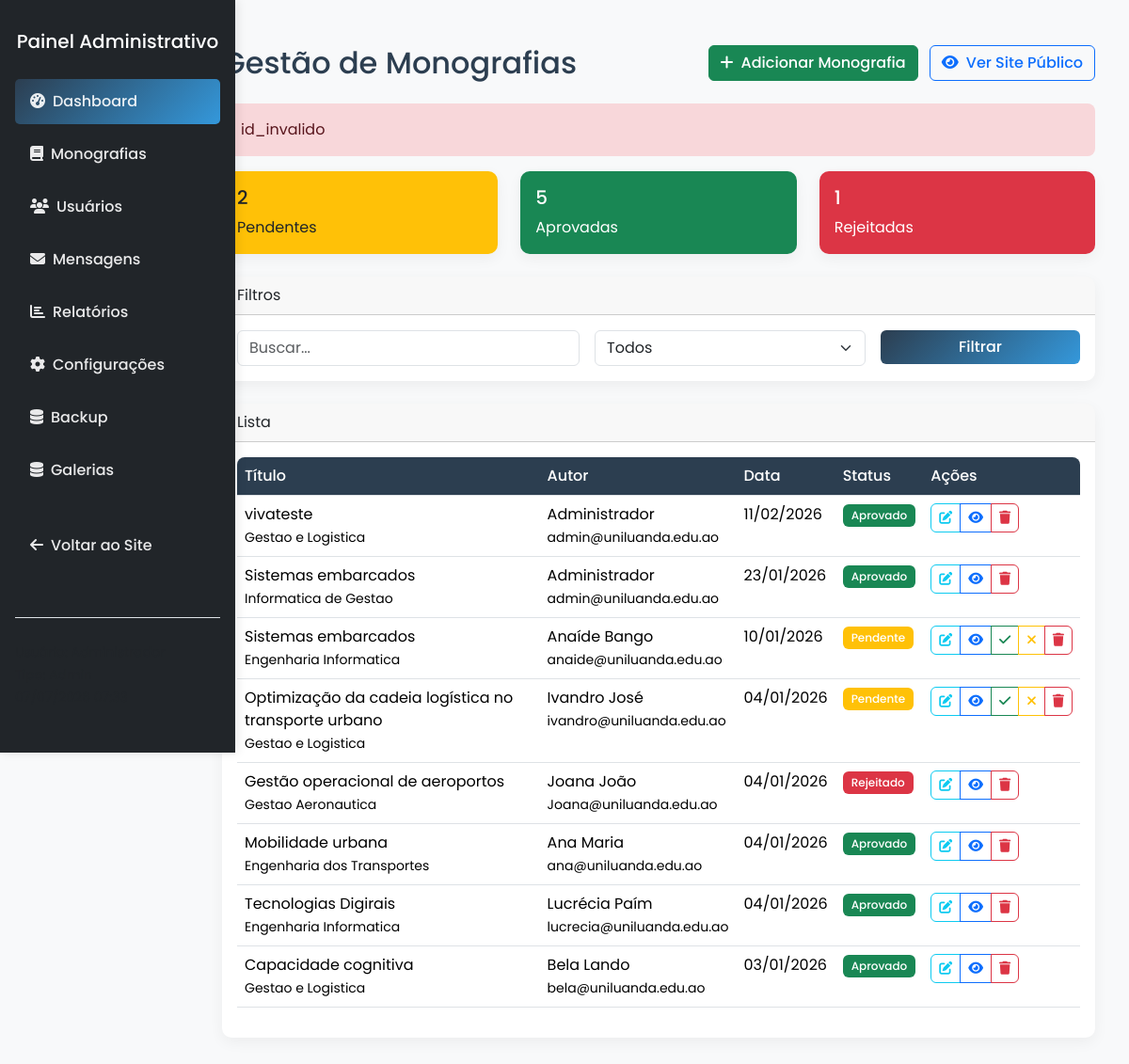
The app's page /admin/monografias.php?error=id_invalido (signed in) with its own data.
### tables this page shows
CREATE TABLE `monografias` (
  `id` int NOT NULL AUTO_INCREMENT,
  `titulo` varchar(255) NOT NULL,
  `resumo` text NOT NULL,
  `autor_id` int NOT NULL,
  `orientador` varchar(100) DEFAULT NULL,
  `curso` varchar(100) DEFAULT NULL,
  `palavras_chave` varchar(255) DEFAULT NULL,
  `arquivo` varchar(255) NOT NULL,
  `data_publicacao` date DEFAULT NULL,
  `status` enum('pendente','aprovado','rejeitado') DEFAULT 'pendente',
  `data_submissao` timestamp NULL DEFAULT CURRENT_TIMESTAMP,
  `area` varchar(150) DEFAULT NULL,
  `tipo_documento` varchar(50) DEFAULT NULL,
  PRIMARY KEY (`id`),
  KEY `autor_id` (`autor_id`),
  KEY `idx_monografias_autor` (`autor_id`),
  KEY `idx_monografias_titulo` (`titulo`),
  KEY `idx_monografias_palavras_chave` (`palavras_chave`),
  FULLTEXT KEY `ft_titulo_palavras` (`titulo`,`palavras_chave`),
  FULLTEXT KEY `titulo` (`titulo`,`resumo`,`palavras_chave`),
  CONSTRAINT `fk_monografias_autor` FOREIGN KEY (`autor_id`) REFERENCES `usuarios` (`id`) ON DELETE CASCADE ON UPDATE CASCADE
);

CREATE TABLE `usuarios` (
  `id` int NOT NULL AUTO_INCREMENT,
  `nome` varchar(100) NOT NULL,
  `email` varchar(100) NOT NULL,
  `password` varchar(255) NOT NULL,
  `tipo` enum('admin','estudante','professor') DEFAULT 'estudante',
  `foto` varchar(255) DEFAULT 'default.png',
  `data_criacao` timestamp NULL DEFAULT CURRENT_TIMESTAMP,
  `data_atualizacao` timestamp NULL DEFAULT CURRENT_TIMESTAMP ON UPDATE CURRENT_TIMESTAMP,
  PRIMARY KEY (`id`),
  UNIQUE KEY `email` (`email`)
);

### includes/functions.php (called while the page is built, shortened)
<?php
function formatDate($date) {
    return date('d/m/Y', strtotime($date));
}
?>

### admin/monografias.php (the view, shortened to what this page needs)
<?php
$database = new Database();
$db = $database->getConnection();
$page = isset($_GET['page']) ? (int)$_GET['page'] : 1;
$limit = 10;
$offset = ($page - 1) * $limit;
$search = isset($_GET['search']) ? sanitizeInput($_GET['search']) : '';
$query = "SELECT m.*, u.nome AS autor, u.email AS autor_email
          FROM monografias m
          LEFT JOIN usuarios u ON m.autor_id = u.id
          WHERE 1=1";
$params = [];
$query .= " ORDER BY m.data_submissao DESC LIMIT :limit OFFSET :offset";
$params[':limit'] = $limit;
$params[':offset'] = $offset;
$stmt = $db->prepare($query);
foreach ($params as $k => $v) {
    $type = ($k === ':limit' || $k === ':offset') ? PDO::PARAM_INT : PDO::PARAM_STR;
    $stmt->bindValue($k, $v, $type);
}
$stmt->execute();
$monografias = $stmt->fetchAll(PDO::FETCH_ASSOC);
$statsQuery = "SELECT status, COUNT(*) AS count FROM monografias GROUP BY status";
$stats = $db->query($statsQuery)->fetchAll(PDO::FETCH_ASSOC);
$statusCounts = ['pendente'=>0,'aprovado'=>0,'rejeitado'=>0];
foreach ($stats as $s) $statusCounts[$s['status']] = $s['count'];
?>
<!DOCTYPE html>
<html lang="pt-pt">
<head>
    <?php include '../includes/head.php'; ?>
</head>
<body>
<div class="container-fluid py-4">
    <div class="row">
        <?php include 'sidebar.php'; ?>
        <div class="col-md-9 col-lg-10 ms-auto">
            <div class="p-4">
                <div class="d-flex justify-content-between align-items-center mb-4">
                    <h2 class="mb-0">Gestão de Monografias</h2>
                    <div>
                        <button class="btn btn-success me-2" data-bs-toggle="modal" data-bs-target="#modalMonografia">
                            <i class="fas fa-plus me-2"></i>Adicionar Monografia
                        </button>
                        <a href="../monografias.php" class="btn btn-outline-primary" target="_blank">
                            <i class="fas fa-eye me-2"></i>Ver Site Público
                        </a>
                    </div>
                </div>
                <?php if (isset($_GET['error'])): ?>
                    <div class="alert alert-danger"><?php echo htmlspecialchars($_GET['error']); ?></div>
                <?php endif; ?>
                <div class="row mb-4">
                    <div class="col-md-4"><div class="card bg-warning text-dark"><div class="card-body"><h5><?php echo $statusCounts['pendente']; ?></h5>Pendentes</div></div></div>
                    <div class="col-md-4"><div class="card bg-success text-white"><div class="card-body"><h5><?php echo $statusCounts['aprovado']; ?></h5>Aprovadas</div></div></div>
                    <div class="col-md-4"><div class="card bg-danger text-white"><div class="card-body"><h5><?php echo $statusCounts['rejeitado']; ?></h5>Rejeitadas</div></div></div>
                </div>
                <div class="card mb-4">
                    <div class="card-header">Filtros</div>
                    <div class="card-body">
                        <form class="row g-3">
                            <div class="col-md-5"><input class="form-control" name="search" value="<?php echo htmlspecialchars($search); ?>" placeholder="Buscar..."></div>
                            <div class="col-md-4">
                                <select class="form-select" name="status">
                                    <option value="all">Todos</option>
                                </select>
                            </div>
                            <div class="col-md-3"><button class="btn btn-primary w-100">Filtrar</button></div>
                        </form>
                    </div>
                </div>
                <div class="card">
                    <div class="card-header">Lista</div>
                    <div class="card-body">
                        <?php if ($monografias): ?>
                        <div class="table-responsive">
                            <table class="table table-hover">
                                <thead><tr><th>Título</th><th>Autor</th><th>Data</th><th>Status</th><th>Ações</th></tr></thead>
                                <tbody>
                                <?php foreach ($monografias as $m): ?>
                                <tr>
                                    <td><?php echo htmlspecialchars($m['titulo']); ?><br><small><?php echo htmlspecialchars($m['curso']); ?></small></td>
                                    <td><?php echo htmlspecialchars($m['autor']); ?><br><small><?php echo htmlspecialchars($m['autor_email']); ?></small></td>
                                    <td><?php echo formatDate($m['data_submissao']); ?></td>
                                    <td><span class="badge bg-<?php echo $m['status']=='aprovado'?'success':($m['status']=='rejeitado'?'danger':'warning'); ?>"><?php echo ucfirst($m['status']); ?></span></td>
                                    <td>
                                        <div class="btn-group">
                                            <a href="editar_monografia.php?id=<?php echo $m['id']; ?>" class="btn btn-sm btn-outline-info" title="Editar monografia"><i class="fas fa-edit"></i></a>
                                            <a href="../detalhes_monografia.php?id=<?php echo $m['id']; ?>" class="btn btn-sm btn-outline-primary"><i class="fas fa-eye"></i></a>
                                            <?php if($m['status']=='pendente'): ?>
                                            <a href="?action=approve&id=<?php echo $m['id']; ?>" class="btn btn-sm btn-outline-success"><i class="fas fa-check"></i></a>
                                            <a href="?action=reject&id=<?php echo $m['id']; ?>" class="btn btn-sm btn-outline-warning"><i class="fas fa-times"></i></a>
                                            <?php endif; ?>
                                            <a href="?action=delete&id=<?php echo $m['id']; ?>" class="btn btn-sm btn-outline-danger" onclick="return confirm('Excluir?')"><i class="fas fa-trash"></i></a>
                                        </div>
                                    </td>
                                </tr>
                                <?php endforeach; ?>
                                </tbody>
                            </table>
                        </div>
                        <?php else: ?>
                            <p class="text-center">Nenhuma monografia encontrada</p>
                        <?php endif; ?>
                    </div>
                </div>
            </div>
        </div>
    </div>
</div>
</body>
</html>

### css/style.css (style rules this page uses)
.table-responsive { border-radius: 8px; overflow: hidden; }
.table th { background-color: var(--primary-color); color: white; font-weight: 500; }
.btn { border-radius: 6px; font-weight: 500; transition: all 0.3s ease; }
.btn-primary { background: linear-gradient(135deg, var(--primary-color), var(--secondary-color)); border: none; }
.card { border: none; border-radius: 10px; box-shadow: 0 5px 15px rgba(0, 0, 0, 0.05); }
.card-header { border-radius: 10px 10px 0 0 !important; }
.badge { font-weight: 500; padding: 0.5em 0.75em; }
.alert { border: none; border-radius: 8px; border-left: 4px solid; }
.alert-danger { border-left-color: #dc3545; }

### admin/monografias.php (style rules this page uses)
:root { --primary-color: #2c3e50; --secondary-color: #3498db; --accent-color: #e74c3c; --light-color: #ecf0f1; --dark-color: #2c3e50; --gold-color: #f1c40f; }
body { font-family: 'Poppins', sans-serif; background-color: #f8f9fa; color: var(--dark-color); min-height: 100vh; display: flex; flex-direction: column; }

### admin/sidebar.php (style rules this page uses)
body { margin: 0 !important; padding: 0 !important; overflow-x: hidden; height: 100%; }
* { box-sizing: border-box; }

### records on screen
monografias: titulo "vivateste", curso "Gestao e Logistica", autor.nome "Administrador", autor.email "admin@uniluanda.edu.ao", data_submissao "11/02/2026", status "Aprovado"
monografias: titulo "Sistemas embarcados", curso "Informatica de Gestao", autor.nome "Administrador", autor.email "admin@uniluanda.edu.ao", data_submissao "23/01/2026", status "Aprovado"
monografias: titulo "Sistemas embarcados", curso "Engenharia Informatica", autor.nome "Anaíde Bango", autor.email "anaide@uniluanda.edu.ao", data_submissao "10/01/2026", status "Pendente"
monografias: titulo "Optimização da cadeia logística no transporte urbano", curso "Gestao e Logistica", autor.nome "Ivandro José", autor.email "ivandro@uniluanda.edu.ao", data_submissao "04/01/2026", status "Pendente"
monografias: titulo "Gestão operacional de aeroportos", curso "Gestao Aeronautica", autor.nome "Joana João", autor.email "Joana@uniluanda.edu.ao", data_submissao "04/01/2026", status "Rejeitado"
monografias: titulo "Mobilidade urbana", curso "Engenharia dos Transportes", autor.nome "Ana Maria", autor.email "ana@uniluanda.edu.ao", data_submissao "04/01/2026", status "Aprovado"
monografias: titulo "Tecnologias Digirais", curso "Engenharia Informatica", autor.nome "Lucrécia Paím", autor.email "lucrecia@uniluanda.edu.ao", data_submissao "04/01/2026", status "Aprovado"
monografias: titulo "Capacidade cognitiva", curso "Gestao e Logistica", autor.nome "Bela Lando", autor.email "bela@uniluanda.edu.ao", data_submissao "03/01/2026", status "Aprovado"

### other values on screen
$_GET['error'] "id_invalido"
$statusCounts['pendente'] "2"
$statusCounts['aprovado'] "5"
$statusCounts['rejeitado'] "1"
